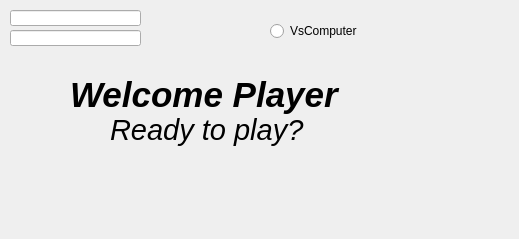
<?xml version="1.0" encoding="UTF-8"?>
<ui version="4.0">
 <class>StartWindowClass</class>
 <widget class="QWidget" name="StartWindowClass">
  <property name="geometry">
   <rect>
    <x>0</x>
    <y>0</y>
    <width>519</width>
    <height>239</height>
   </rect>
  </property>
  <property name="windowTitle">
   <string>StartWindow</string>
  </property>
  <widget class="QLabel" name="label">
   <property name="geometry">
    <rect>
     <x>70</x>
     <y>40</y>
     <width>321</width>
     <height>111</height>
    </rect>
   </property>
   <property name="text">
    <string>&lt;html&gt;&lt;head/&gt;&lt;body&gt;&lt;p&gt;&lt;span style=&quot; font-size:26pt; font-weight:700; font-style:italic;&quot;&gt;Welcome Player&lt;/span&gt;&lt;/p&gt;&lt;/body&gt;&lt;/html&gt;</string>
   </property>
  </widget>
  <widget class="QLabel" name="label_2">
   <property name="geometry">
    <rect>
     <x>110</x>
     <y>110</y>
     <width>221</width>
     <height>41</height>
    </rect>
   </property>
   <property name="text">
    <string>&lt;html&gt;&lt;head/&gt;&lt;body&gt;&lt;p&gt;&lt;span style=&quot; font-size:22pt; font-style:italic;&quot;&gt;Ready to play?&lt;/span&gt;&lt;/p&gt;&lt;/body&gt;&lt;/html&gt;</string>
   </property>
  </widget>
  <widget class="QRadioButton" name="BotButton">
   <property name="geometry">
    <rect>
     <x>270</x>
     <y>20</y>
     <width>91</width>
     <height>22</height>
    </rect>
   </property>
   <property name="text">
    <string>VsComputer</string>
   </property>
  </widget>
  <widget class="QLineEdit" name="hostLineEdit">
   <property name="geometry">
    <rect>
     <x>10</x>
     <y>10</y>
     <width>131</width>
     <height>16</height>
    </rect>
   </property>
  </widget>
  <widget class="QLineEdit" name="portLineEdit">
   <property name="geometry">
    <rect>
     <x>10</x>
     <y>30</y>
     <width>131</width>
     <height>16</height>
    </rect>
   </property>
  </widget>
 </widget>
 <layoutdefault spacing="6" margin="11"/>
 <resources/>
 <connections/>
</ui>
